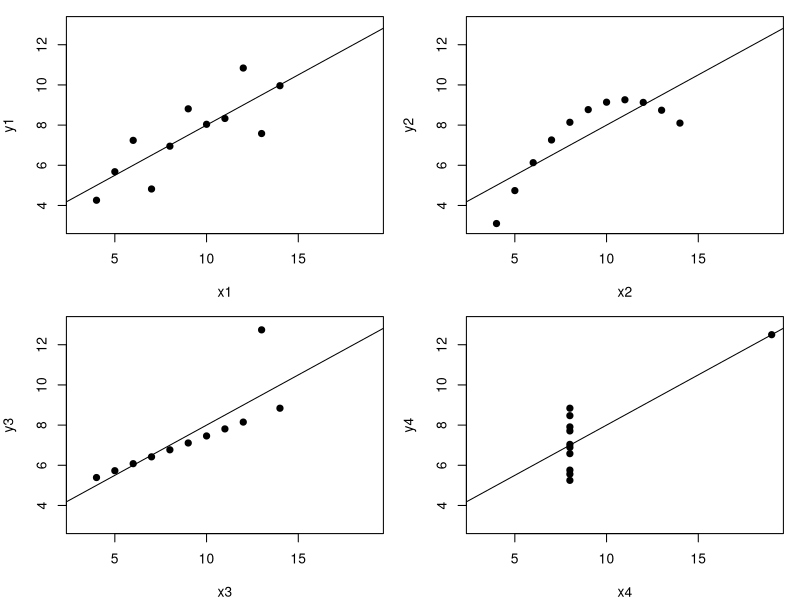

Source code (R):
## ---- chunk 1
library("knitr")
kable(anscombe, align = "cccccccc")
## ---- chunk 2
tab <- matrix(NA, 5, 4)
colnames(tab) <- 1:4
rownames(tab) <- c("var(x)", "mean(x)",
                   "var(y)", "mean(y)",
                   "cor(x,y)")

for (i in 1:4)
    tab[, i] <- c(var(anscombe[, i]),
                  mean(anscombe[, i]),
                  var(anscombe[, i+4]),
                  mean(anscombe[, i+4]),
                  cor(anscombe[, i], anscombe[, i+4]))

## ---- chunk 3
kable(tab)
## ---- chunk 4
ff <- y ~ x

mods <- setNames(as.list(1:4), paste0("lm", 1:4))

par(mfrow = c(2, 2), mar = c(4, 4, 1, 1))
for (i in 1:4) {
    ff[2:3] <- lapply(paste0(c("y","x"), i), as.name)
    plot(ff, data = anscombe, pch = 19, xlim = c(3, 19), ylim = c(3, 13))
    mods[[i]] <- lm(ff, data = anscombe)
    abline(mods[[i]])
}
